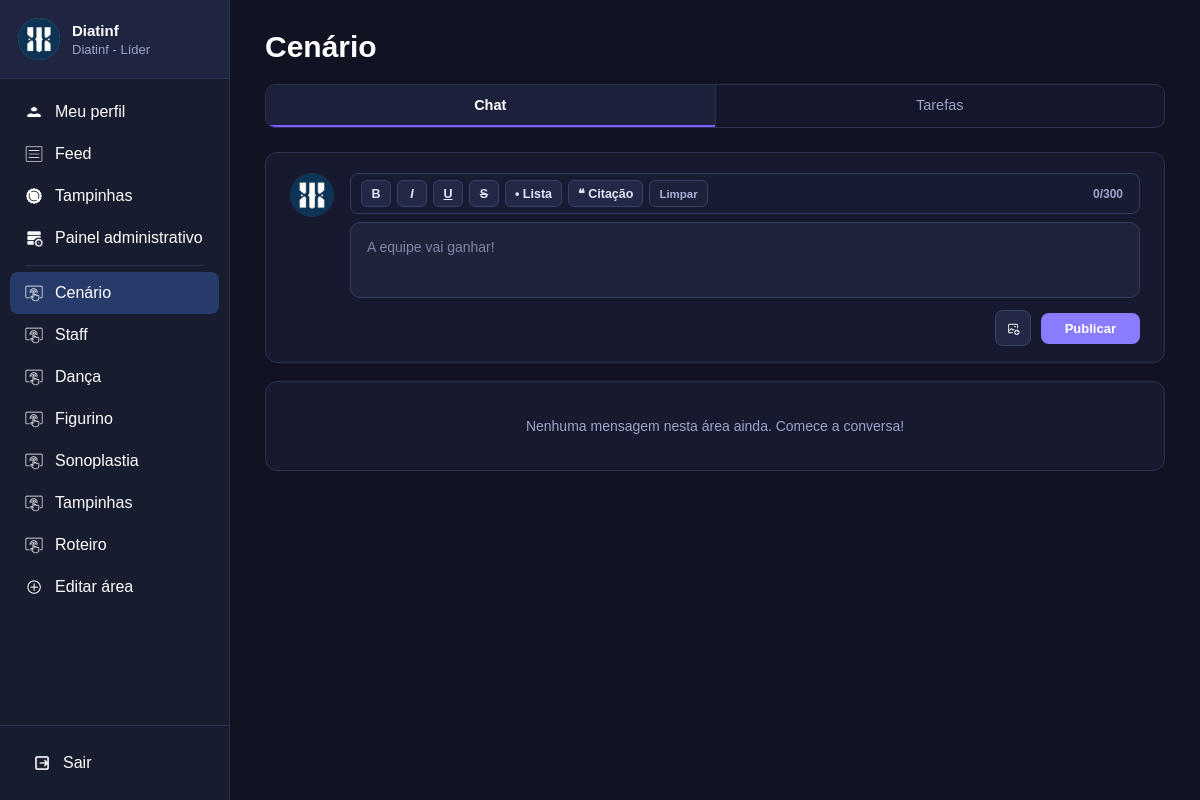
The page /area/Cenário/chat/ (signed in) on the database as committed earlier.
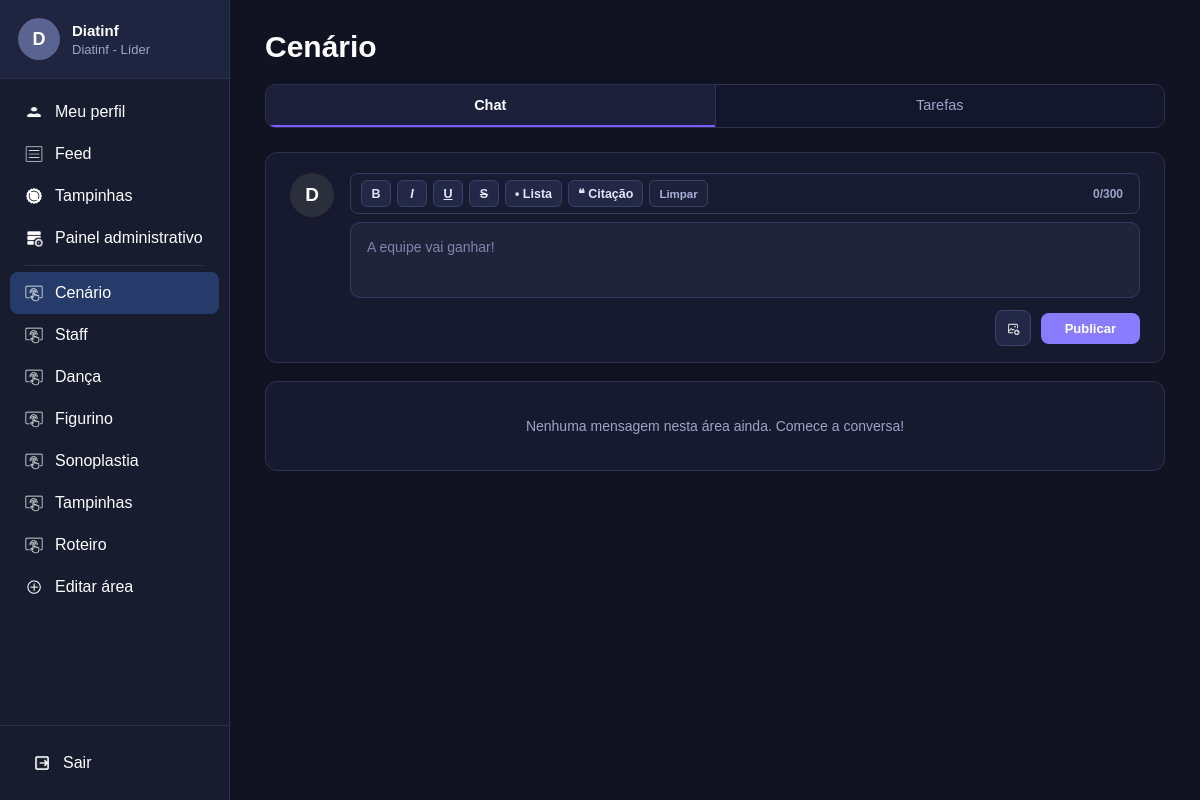
The same page on the database as committed later.
### usuarios/models.py (models this page shows, shortened)
class Usuario(models.Model):
    nome=models.CharField(max_length=100, blank=True, default="")
    matricula=models.CharField(max_length=20, unique=True)
    senha=models.CharField(max_length=255)
    diretoria=models.CharField(max_length=50)
    areas=models.TextField()
    aprovado=models.BooleanField(default=True)
    sub_lider=models.BooleanField(default=False)
    sublider_de=models.CharField(max_length=50, null=True, blank=True)
    doacao_tampinhas=models.FloatField(default=0)
    foto=models.ImageField(upload_to="perfis/", null=True, blank=True)
    banner=models.ImageField(upload_to="banners/", null=True, blank=True)
    bio=models.TextField(blank=True, default="")
    curso=models.CharField(max_length=150, blank=True, default="")
    session_version=models.PositiveIntegerField(default=1)
    def nome_exibicao(self):
        if self.nome and self.nome.strip():
            return self.nome.strip()
        return self.matricula
    def inicial_perfil(self):
        base = (self.nome_exibicao() or "U").strip()
        return base[0].upper() if base else "U"
    def eh_administrador(self):
        from .suap import MATRICULAS_ADM_FIXAS
        mat = (self.matricula or "").strip().lower()
        diret = (self.diretoria or "").strip().lower()
        return mat in MATRICULAS_ADM_FIXAS or diret in ["líder", "lider", "líder geral", "lider geral"]
    def tem_acesso_painel(self):
        return self.eh_administrador() or self.sub_lider
    def get_areas_sidebar(self):
        if self.eh_administrador():
            return ["Cenário", "Staff", "Dança", "Figurino", "Sonoplastia", "Tampinhas", "Roteiro"]
        return self.get_areas_ordenadas()
    def tem_acesso_area(self, area):
        if self.eh_administrador():
            return True
        if self.sub_lider and self.sublider_de == area:
            return True
        return area in self.get_areas_list()

### usuarios/views.py (the view)
# urls.py: path("area/<str:nome_area>/chat/", views.chat_area, name="chat_area"),
def chat_area(request, nome_area):
    usuario = usuario_logado(request)
    if usuario is None:
        return redirect("login")
    if nome_area not in TODAS_AREAS or not usuario.tem_acesso_area(nome_area):
        return redirect_autenticado(request, "feed")
    mensagens = list(
        filtrar_qs_diretoria(
            MensagemArea.objects.filter(area=nome_area),
            usuario,
            "usuario__diretoria",
        )
        .select_related("usuario", "resposta_a", "resposta_a__usuario")
        .prefetch_related("curtidas")
        .order_by("-criada_em")
    )
    curtidas = set(
        CurtidaMensagemArea.objects.filter(
            usuario=usuario, mensagem__area=nome_area
        ).values_list("mensagem_id", flat=True)
    )
    respostas_para_mim = [
        m for m in mensagens
        if m.resposta_a_id and m.resposta_a and m.resposta_a.usuario_id == usuario.id and m.usuario_id != usuario.id
    ][:5]
    return render(request, "chat_area.html", {
        "usuario": usuario,
        "nome_area": nome_area,
        "mensagens": mensagens,
        "curtidas": curtidas,
        "respostas_para_mim": respostas_para_mim,
        "area_ativa": nome_area,
        "pagina_ativa": "",
    })

### usuarios/context_processors.py (called while the page is built, shortened)
def consumir_notificacoes_validas(request, usuario_id):
    notificacoes = []
    try:
        storage = messages.get_messages(request)
        mensagens_brutas = list(storage)
        if hasattr(storage, "_loaded_data"):
            storage._loaded_data = []
        if hasattr(storage, "_queued_messages"):
            storage._queued_messages = []
        storage.used = True
        if hasattr(request, "session") and "_messages" in request.session:
            del request.session["_messages"]
        agora = time.time()
        caminho_atual = unquote(getattr(request, "path", "") or "").rstrip("/") or "/"
        uid_atual_str = str(usuario_id) if usuario_id else "anon"
    except Exception:
        return []
    return notificacoes[-1:]

### usuarios/views.py (called while the page is built)
def filtrar_qs_diretoria(qs, usuario, campo_diretoria="diretoria"):
    diret = (getattr(usuario, "diretoria", "") or "").strip()
    if diret in DIRETORIAS:
        return qs.filter(**{f"{campo_diretoria}__iexact": diret})
    return qs

### usuarios/templates/chat_area.html (shortened to what the changed rows need)
{% load static usuarios_extras %}
<!DOCTYPE html>
<html lang="pt-br">
<head>
    <link rel="stylesheet" href="{% static 'css/base.css' %}?v=20261111">
    <link rel="stylesheet" href="{% static 'css/area.css' %}?v=20261111">
</head>
<body>
{% include "_sidebar.html" %}
<main class="conteudo">
    <div class="container-pagina">
        <div class="titulo-pagina">
            <h1>{{ nome_area }}</h1>
        </div>
        <section class="chat-nova-mensagem" id="box-nova-mensagem">
            <form action="{% url 'publicar_chat_area' nome_area %}" method="POST" enctype="multipart/form-data" id="form-chat-area">
                <div class="chat-topo-publicacao">
                    <a href="{% url 'meu_perfil' %}" class="chat-avatar avatar-chat-escuro" title="Meu perfil">
                        {% if usuario.foto and usuario.foto.name %}
                            <img src="{{ usuario.foto.url }}" alt="{{ usuario.nome_exibicao }}" class="avatar-foto-img">
                        {% else %}
                            {{ usuario.inicial_perfil }}
                        {% endif %}
                    </a>
                    <textarea
                        name="texto"
                        id="textarea-chat-area"
                        maxlength="300"
                        data-rich-editor="1"
                        placeholder="{% if usuario.eh_administrador or not usuario.diretoria %}A equipe vai ganhar!{% else %}A {{ usuario.diretoria }} vai ganhar!{% endif %}"></textarea>
                </div>
            </form>
        </section>
    </div>
</main>
</body>
</html>

### usuarios/templates/_sidebar.html (shortened to what this page needs)
{% load static %}
<aside class="sidebar" id="sidebar-principal">
    <div class="sidebar-topo-scroll">
        <a href="{% url 'meu_perfil' %}" class="usuario {% if pagina_ativa == 'perfil' %}usuario-ativo{% endif %}" title="Acessar meu perfil">
            <div class="avatar">
                {% if usuario.foto and usuario.foto.name %}
                    <img src="{{ usuario.foto.url }}" alt="{{ usuario.nome_exibicao }}" class="avatar-foto-img">
                {% else %}
                    {{ usuario.inicial_perfil }}
                {% endif %}
            </div>
            <div class="dados-usuario">
                <h3>{{ usuario.nome_exibicao }}</h3>
                <p>{{ usuario.diretoria }} - {% if usuario.eh_administrador %}Líder{% elif usuario.sub_lider %}Sub-Líder{% else %}Membro{% endif %}</p>
            </div>
        </a>
        <nav class="menu">
            <a href="{% url 'meu_perfil' %}" class="{% if pagina_ativa == 'perfil' %}ativo{% endif %}">
                <img src="{% static 'imgs/icone-usuario.png' %}" alt="Perfil">
                <span>Meu perfil</span>
            </a>
            <a href="{% url 'feed' %}" class="{% if pagina_ativa == 'feed' %}ativo{% endif %}">
                <img src="{% static 'imgs/icone-feed.png' %}" alt="Feed">
                <span>Feed</span>
            </a>
            <a href="{% url 'tampinhas' %}" class="{% if pagina_ativa == 'tampinhas' %}ativo{% endif %}">
                <img src="{% static 'imgs/icone-tampinhas.png' %}" alt="Tampinhas">
                <span>Tampinhas</span>
            </a>
            {% if usuario.tem_acesso_painel %}
                <a href="{% url 'painel_administrativo' %}" class="{% if pagina_ativa == 'painel' %}ativo{% endif %}">
                    <img src="{% static 'imgs/icone-painel.png' %}" alt="Painel">
                    <span class="texto-painel">Painel administrativo</span>
                </a>
            {% endif %}
            <div class="menu-separador"></div>
            {% for area in usuario.get_areas_sidebar %}
                <a href="{% url 'chat_area' area %}" class="{% if area_ativa == area %}ativo{% endif %}">
                    <img src="{% static 'imgs/icone-area.png' %}" alt=""><span>{{ area }}</span>
                </a>
            {% endfor %}
            <a href="{% url 'nova_area' %}" class="{% if pagina_ativa == 'nova_area' %}ativo{% endif %}">
                <img src="{% static 'imgs/icone-editar-area.png' %}" alt="Editar área">
                <span>Editar área</span>
            </a>
        </nav>
    </div>
    <div class="rodape-sidebar">
        <a href="{% url 'sair' %}" id="link-sair-sidebar" onclick="return confirm('Deseja realmente sair da sua conta?');">
            <img src="{% static 'imgs/icone-sair.png' %}" alt="Sair">
            <span>Sair</span>
        </a>
    </div>
</aside>

Rows that differ between the two databases and show on the page:
changed Usuario "Diatinf": inicial_perfil (not shown) → "D"; foto: picture removed
